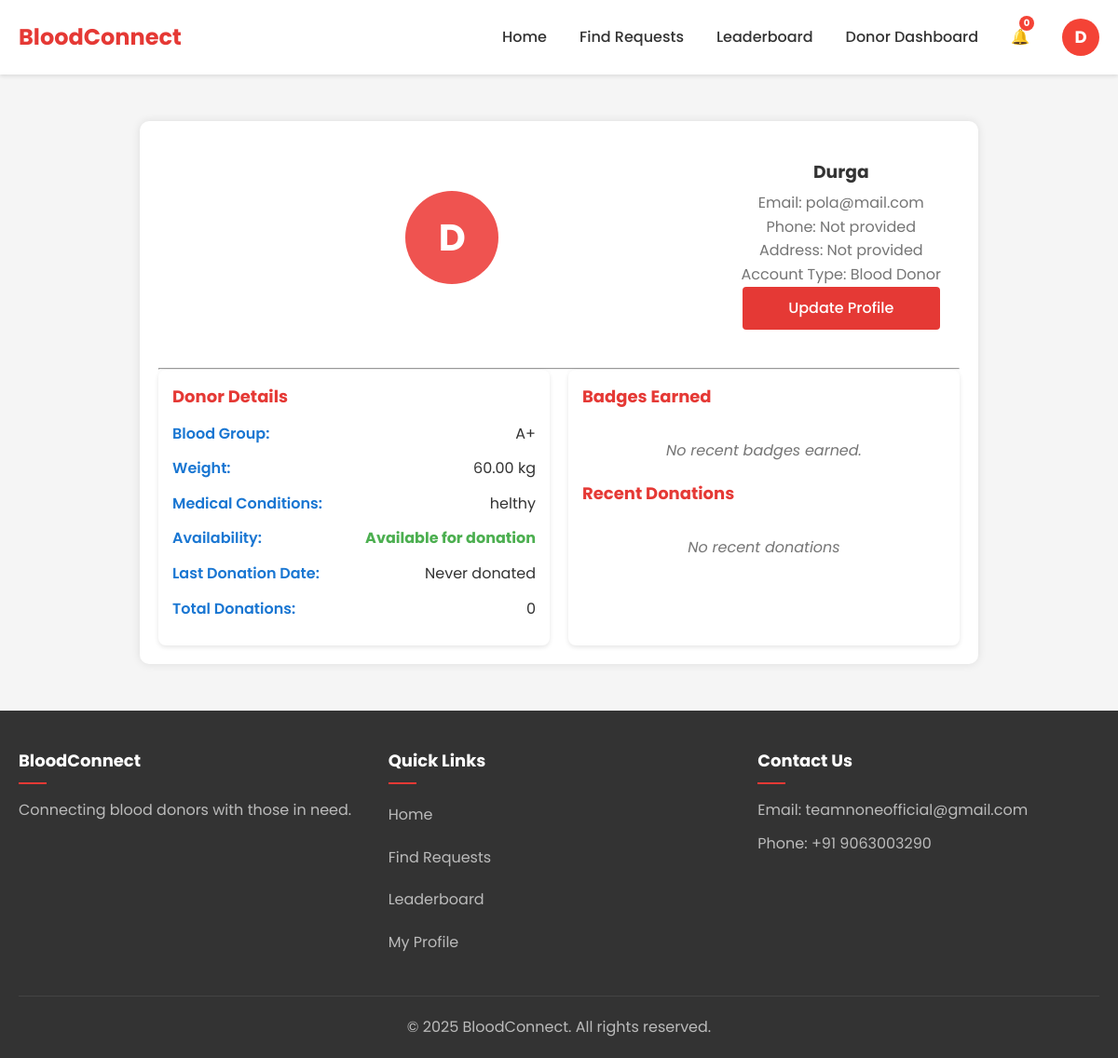
Before: /accounts/profile/Durga (signed in) with the older database file.
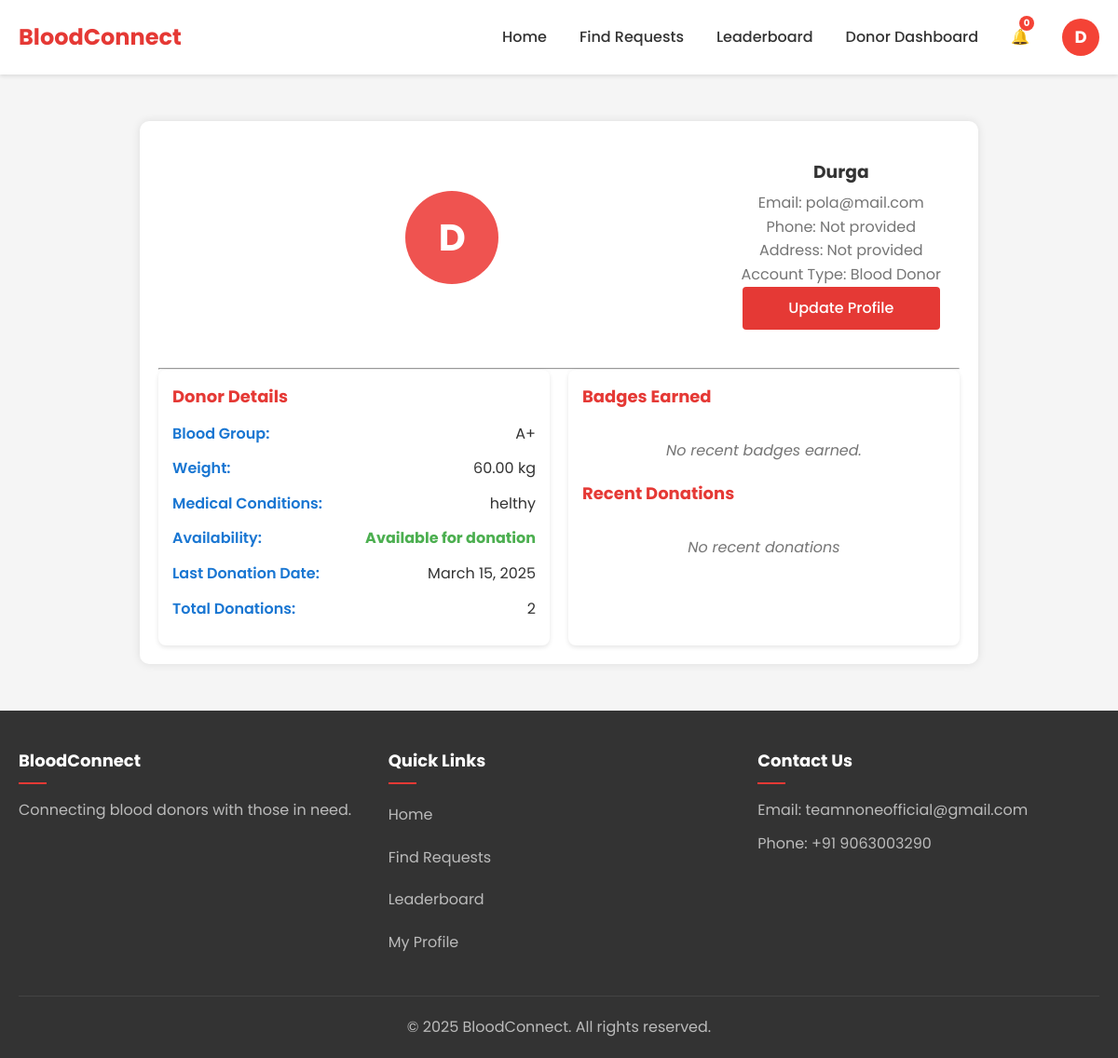
After: the same page with the newer database file.
### accounts/models.py (models this page shows, shortened)
class DonorProfile(models.Model):
    user = models.OneToOneField(User, on_delete=models.CASCADE, related_name='donor_profile')
    blood_group = models.ForeignKey(BloodGroup, on_delete=models.SET_NULL, null=True)
    weight = models.DecimalField(max_digits=5, decimal_places=2, null=True, blank=True)
    medical_conditions = models.TextField(blank=True)
    is_available = models.BooleanField(default=True)
    last_donation_date = models.DateField(null=True, blank=True)
    total_donations = models.PositiveIntegerField(default=0)

class BloodGroup(models.Model):
    name = models.CharField(max_length=5)  # A+, B-, O+, etc.
    def __str__(self):
        return self.name

### accounts/views.py (the view)
# urls.py: path('profile/<str:username>', views.profile_view, name='user_profile'),
@login_required
def profile_view(request, username):
    user = get_object_or_404(User, username=username)
    context = {
        'profile_user': user,
    }
    if user.user_type == 'donor':
        donor_profile = getattr(user, 'donor_profile', None)
        recent_badges = UserBadge.objects.filter(user=user).order_by('-awarded_at')[:3]  # FIXED FIELD NAME
        badge_count = UserBadge.objects.filter(user=user).count()
        context.update({
            'donor_profile': donor_profile,
            'recent_badges': recent_badges,
            'badge_count': badge_count,
        })
    return render(request, 'accounts/user_profile.html', context)

### templates/accounts/user_profile.html (shortened to what this page needs)
{% extends "base.html" %}
{% load static %}
{% block content %}
<div class="profile-container">
    <div class="profile-header">
        {% if profile_user.profile_picture %}
            <div class="profile-avatar">
                <img src="{{ profile_user.profile_picture.url }}" alt="Profile Picture">
            </div>
        {% else %}
            <div class="profile-avatar">{{ profile_user.username.0|upper }}</div>
        {% endif %}
        <div class="profile-content">
            <h3>{{ profile_user.username }}</h3>
            <p>Email: {{ profile_user.email }}</p>
            <p>Phone: {{ profile_user.phone_number|default:"Not provided" }}</p>
            <p>Address: {{ profile_user.address|default:"Not provided" }}</p>
            <p>Account Type: {{ profile_user.get_user_type_display }}</p>
            {% if request.user == profile_user %}
                <a href="{% url 'update_profile' %}" class="btn btn-primary">Update Profile</a>
            {% endif %}
        </div>
    </div>
    <hr>
    {% if profile_user.user_type == 'donor' and donor_profile %}
        <div class="donor-layout">
            <div class="left-panel">
                <h4 class="section-title">Donor Details</h4>
                <p><strong>Blood Group:</strong> {{ donor_profile.blood_group }}</p>
                <p><strong>Weight:</strong> {{ donor_profile.weight|default:"Not provided" }} kg</p>
                <p><strong>Medical Conditions:</strong> {{ donor_profile.medical_conditions|default:"None" }}</p>
                <p><strong>Availability:</strong>
                    {% if donor_profile.is_available %}
                        <span class="text-success">Available for donation</span>
                    {% else %}
                        <span class="text-danger">Not available for donation</span>
                    {% endif %}
                </p>
                <p><strong>Last Donation Date:</strong> {{ donor_profile.last_donation_date|default:"Never donated" }}</p>
                <p><strong>Total Donations:</strong> {{ donor_profile.total_donations }}</p>
            </div>
            <div class="right-panel">
                <h4 class="section-title">Badges Earned</h4>
                {% if recent_badges %}
                    <div class="badges-grid">
                        {% for badge in recent_badges %}
                            <div class="badge-item" title="{{ badge.badge.name }}">
                                <img style="height: 30px;width: 30px;" src="{{ badge.badge.icon.url }}"
                                    alt="{{ badge.badge.name }}" class="badge-icon">
                                <div class="badge-name">{{ badge.badge.name }}</div>
                            </div>
                        {% endfor %}
                    </div>
                    {% if badge_count > 3 %}
                        <div class="card-footer">
                            <a href="{% url 'user_badges' profile_user.username %}">View All Badges</a>
                        </div>
                    {% endif %}
                {% else %}
                    <p class="no-results">No recent badges earned.</p>
                {% endif %}
                <h4 class="section-title">Recent Donations</h4>
                <ul>
                    {% for donation in recent_donations %}
                        <li>Donated {{ donation.quantity }} units on {{ donation.created_at }}</li>
                    {% empty %}
                        <p class="no-results">No recent donations</p>
                    {% endfor %}
                </ul>
            </div>
        </div>
    {% endif %}
</div>
{% endblock %}

Changed rows visible on the page:
changed DonorProfile "helthy": last_donation_date "Never donated" → "March 15, 2025"; total_donations "0" → "2"
